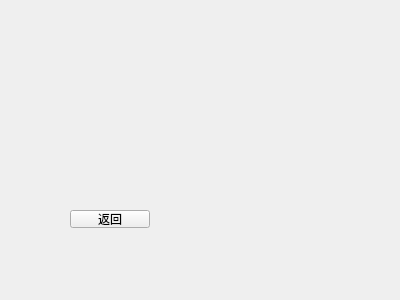
<?xml version="1.0" encoding="UTF-8"?>
<ui version="4.0">
 <class>GLWidget_2</class>
 <widget class="QWidget" name="GLWidget_2">
  <property name="geometry">
   <rect>
    <x>0</x>
    <y>0</y>
    <width>400</width>
    <height>300</height>
   </rect>
  </property>
  <property name="windowTitle">
   <string>Form</string>
  </property>
  <widget class="QPushButton" name="pushButton">
   <property name="geometry">
    <rect>
     <x>70</x>
     <y>210</y>
     <width>80</width>
     <height>18</height>
    </rect>
   </property>
   <property name="text">
    <string>返回</string>
   </property>
  </widget>
 </widget>
 <resources/>
 <connections/>
</ui>
